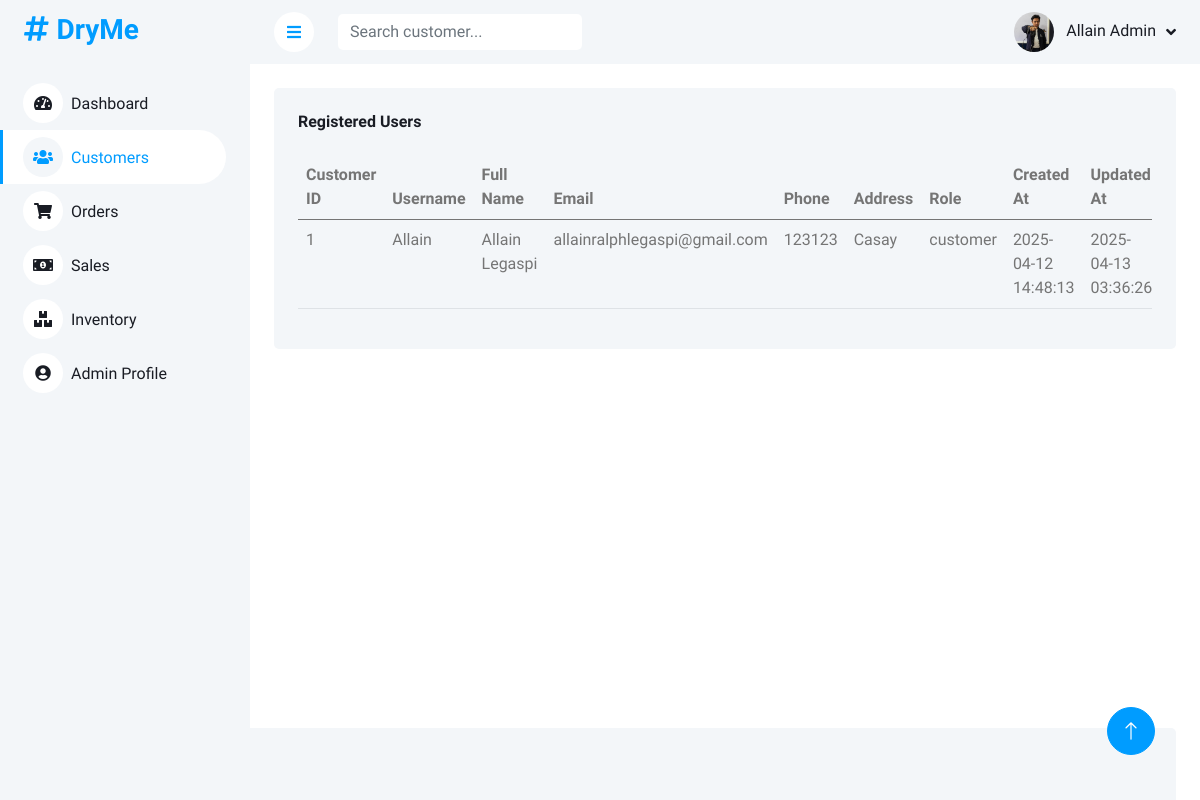
The page /admin/customers.php (signed in) on the database its author committed.
### tables this page shows
CREATE TABLE `customers` (
  `customer_id` int(11) NOT NULL,
  `username` varchar(50) NOT NULL,
  `password` varchar(255) NOT NULL,
  `email` varchar(100) NOT NULL,
  `full_name` varchar(100) NOT NULL,
  `phone` varchar(20) DEFAULT NULL,
  `address` text DEFAULT NULL,
  `role` enum('admin','customer') DEFAULT 'customer',
  `created_at` timestamp NOT NULL DEFAULT current_timestamp(),
  `updated_at` timestamp NOT NULL DEFAULT current_timestamp() ON UPDATE current_timestamp()
);

### admin/customers.php (the view, shortened to what this page needs)
<?php
require_once '../includes/db_connect.php';
$stmt = $pdo->prepare("SELECT * FROM admins WHERE admin_id = ?");
$stmt->execute([$_SESSION['admin_id']]);
$admin = $stmt->fetch();
?>
<!DOCTYPE html>
<html lang="en">
<head>
    <link href="https://cdnjs.cloudflare.com/ajax/libs/font-awesome/5.10.0/css/all.min.css" rel="stylesheet">
    <link href="https://cdn.jsdelivr.net/npm/bootstrap-icons@1.4.1/font/bootstrap-icons.css" rel="stylesheet">
    <link href="lib/owlcarousel/assets/owl.carousel.min.css" rel="stylesheet">
    <link href="lib/tempusdominus/css/tempusdominus-bootstrap-4.min.css" rel="stylesheet" />
    <link href="css/bootstrap.min.css" rel="stylesheet">
    <link href="css/style.css" rel="stylesheet">
</head>
<body>
    <div class="container-fluid position-relative bg-white d-flex p-0">
        <div class="sidebar pe-4 pb-3">
            <nav class="navbar bg-light navbar-light">
                <a href="index.html" class="navbar-brand mx-4 mb-3">
                    <h3 class="text-primary"><i class="fa fa-hashtag me-2"></i>DryMe</h3>
                </a>
                <div class="navbar-nav w-100">
                    <a href="index.php" class="nav-item nav-link"><i class="fa fa-tachometer-alt me-2"></i>Dashboard</a>
                    <a href="customers.php" class="nav-item nav-link active"><i class="fa fa-users me-2"></i>Customers</a>
                    <a href="orders.php" class="nav-item nav-link"><i class="fa fa-shopping-cart me-2"></i>Orders</a>
                    <a href="sales.php" class="nav-item nav-link"><i class="fa fa-money-bill-alt me-2"></i>Sales</a>
                    <a href="inventory.php" class="nav-item nav-link"><i class="fa fa-boxes me-2"></i>Inventory</a>
                    <a href="profile.php" class="nav-item nav-link"><i class="fa fa-user-circle me-2"></i>Admin Profile</a>
                        </div>
                    </div>
                </div>
        <div class="content">
            <nav class="navbar navbar-expand bg-light navbar-light sticky-top px-4 py-0">
                <a href="#" class="sidebar-toggler flex-shrink-0">
                    <i class="fa fa-bars"></i>
                </a>
                <form class="d-none d-md-flex ms-4" id="searchForm">
                    <input class="form-control border-0" type="search" placeholder="Search customer..." id="searchInput">
                </form>
                <div class="navbar-nav align-items-center ms-auto">
                    <div class="nav-item dropdown">
                        <a href="#" class="nav-link dropdown-toggle" data-bs-toggle="dropdown">
                            <img class="rounded-circle me-lg-2" src="<?php echo isset($admin['profile_picture']) && $admin['profile_picture'] ? 'img/profile/' . $admin['profile_picture'] : 'img/user.jpg'; ?>" alt="" style="width: 40px; height: 40px; object-fit: cover;">
                            <span class="d-none d-lg-inline-flex"><?php echo htmlspecialchars($admin['full_name']); ?></span>
                        </a>
                    </div>
                </div>
            </nav>
            <div class="container-fluid pt-4 px-4">
                <div class="row g-4">
                    <div class="col-12">
                        <div class="bg-light rounded h-100 p-4">
                            <h6 class="mb-4">Registered Users</h6>
                            <div class="table-responsive">
                                <table class="table">
                                    <thead>
                                        <tr>
                                            <th scope="col">Customer ID</th>
                                            <th scope="col">Username</th>
                                            <th scope="col">Full Name</th>
                                            <th scope="col">Email</th>
                                            <th scope="col">Phone</th>
                                            <th scope="col">Address</th>
                                            <th scope="col">Role</th>
                                            <th scope="col">Created At</th>
                                            <th scope="col">Updated At</th>
                                        </tr>
                                    </thead>
                                    <tbody>
                                        <?php
                                        require_once '../includes/db_connect.php';
                                        try {
                                            $stmt = $pdo->query("SELECT * FROM customers ORDER BY customer_id ASC");
                                            if ($stmt->rowCount() > 0) {
                                                while ($row = $stmt->fetch(PDO::FETCH_ASSOC)) {
                                                    echo "<tr>";
                                                    echo "<td>" . htmlspecialchars($row['customer_id']) . "</td>";
                                                    echo "<td>" . htmlspecialchars($row['username']) . "</td>";
                                                    echo "<td>" . htmlspecialchars($row['full_name']) . "</td>";
                                                    echo "<td>" . htmlspecialchars($row['email']) . "</td>";
                                                    echo "<td>" . htmlspecialchars($row['phone']) . "</td>";
                                                    echo "<td>" . htmlspecialchars($row['address']) . "</td>";
                                                    echo "<td>" . htmlspecialchars($row['role']) . "</td>";
                                                    echo "<td>" . htmlspecialchars($row['created_at']) . "</td>";
                                                    echo "<td>" . htmlspecialchars($row['updated_at']) . "</td>";
                                                    echo "</tr>";
                                                }
                                            } else {
                                                echo "<tr><td colspan='10' class='text-center'>No users found</td></tr>";
                                            }
                                        } catch(PDOException $e) {
                                            echo "<tr><td colspan='10' class='text-center text-danger'>Error: " . $e->getMessage() . "</td></tr>";
                                        }
                                        ?>
                                    </tbody>
                                </table>
                            </div>
                        </div>
                    </div>
                </div>
            </div>
            <div class="container-fluid pt-4 px-4" style="position: fixed; bottom: 0; left: 0; right: 0; background: white;">
                <div class="bg-light rounded-top p-4">
                    <div class="row">
                        <div class="col-12 col-sm-6 text-center text-sm-start">
                            &copy; <a href="#">DryMe</a>, All Right Reserved.
                        </div>
                    </div>
                </div>
            </div>
        </div>
        <a href="#" class="btn btn-lg btn-primary btn-lg-square back-to-top"><i class="bi bi-arrow-up"></i></a>
</body>
</html>

### admin/css/style.css (style rules this page uses)
:root { --primary: #009CFF; --light: #F3F6F9; --dark: #191C24; }
.back-to-top { position: fixed; display: none; right: 45px; bottom: 45px; z-index: 99; }
.btn { transition: .5s; }
.btn.btn-primary { color: #FFFFFF; }
.btn-lg-square { width: 48px; height: 48px; }
.btn-square, .btn-sm-square, .btn-lg-square { padding: 0; display: inline-flex; align-items: center; justify-content: center; font-weight: normal; border-radius: 50px; }
.sidebar { position: fixed; top: 0; left: 0; bottom: 0; width: 250px; height: 100vh; overflow-y: auto; background: var(--light); transition: 0.5s; z-index: 999; }
.content { margin-left: 250px; min-height: 100vh; background: #FFFFFF; transition: 0.5s; }
@media (min-width: 992px) { .sidebar { margin-left: 0; } }
@media (min-width: 992px) { .content { width: calc(100% - 250px); } }
.sidebar .navbar .navbar-nav .nav-link { padding: 7px 20px; color: var(--dark); font-weight: 500; border-left: 3px solid var(--light); border-radius: 0 30px 30px 0; outline: none; }
.sidebar .navbar .navbar-nav .nav-link:hover, .sidebar .navbar .navbar-nav .nav-link.active { color: var(--primary); background: #FFFFFF; border-color: var(--primary); }
.sidebar .navbar .navbar-nav .nav-link i { width: 40px; height: 40px; display: inline-flex; align-items: center; justify-content: center; background: #FFFFFF; border-radius: 40px; }
.sidebar .navbar .navbar-nav .nav-link:hover i, .sidebar .navbar .navbar-nav .nav-link.active i { background: var(--light); }
.content .navbar .navbar-nav .nav-link { margin-left: 25px; padding: 12px 0; color: var(--dark); outline: none; }
.content .navbar .sidebar-toggler, .content .navbar .navbar-nav .nav-link i { width: 40px; height: 40px; display: inline-flex; align-items: center; justify-content: center; background: #FFFFFF; border-radius: 40px; }
.content .navbar .dropdown-toggle::after { margin-left: 6px; vertical-align: middle; border: none; content: "\f107"; font-family: "Font Awesome 5 Free"; font-weight: 900; transition: .5s; }

### rows shown on the page
customers: customer_id "1", username "Allain", full_name "Allain Legaspi", email "allainralphlegaspi@gmail.com", phone "123123", address "Casay", role "customer", created_at "2025-04-12 14:48:13", updated_at "2025-04-13 03:36:26"

### other values the page prints
$admin['full_name'] "Allain Admin"
